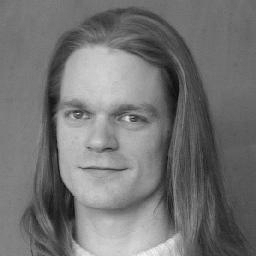
#> input picture Project 2 (Gaussian Filters)/Task 2.2/bauckhage.jpg, 256 x 256 px
$ python task2.py
#> lines starting #> are read from the running program, lines starting #| are printed output that depends on the picture
import cv2 as cv
import numpy as np
from scipy import ndimage


def image_gradient(img, kenel,img_name="img"):
    # convolve the image with gaussian kernel
    blur = ndimage.convolve(img, kernel)

    sobelx = ndimage.sobel(blur, axis=0)
    sobely = ndimage.sobel(blur, axis=1)
    cv.imshow("sobelx", sobelx/ 255)
    cv.imshow("sobely", sobely/ 255)
    # cv.imwrite(img_name + "_sobelx.jpg", np.uint8(sobelx))
    # cv.imwrite(img_name + "_sobely.jpg", np.uint8(sobely))


    gradmag = np.uint8(np.sqrt(sobelx**2 + sobely**2))
    cv.imshow("magnitude", gradmag)
    # cv.imwrite(img_name + "_gradientmagnitude.jpg", gradmag)

    # perform f(x,y) * dg(x,y)
    kernel_sobelx = ndimage.sobel(kernel, axis=0)
    img_sobelx = ndimage.convolve(img, kernel_sobelx)
    cv.imshow("sobel_kernelx",img_sobelx/255)
    # cv.imwrite(img_name + "_sobel_kernelx.jpg", np.uint8(img_sobelx))

    kernel_sobely = ndimage.sobel(kernel, axis=1)
    img_sobely = ndimage.convolve(img, kernel_sobely)

    cv.imshow("sobel_kernely", img_sobely/255)
    # cv.imwrite(img_name + "_sobel_kernely.jpg", np.uint8(img_sobely))
    gradmag_kernelsobel = np.uint8(np.sqrt(img_sobelx**2 + img_sobely**2))
    cv.imshow("gradmag_kernelsobel", gradmag_kernelsobel)
    # cv.imwrite(img_name + "_gradmag_kernelsobel.jpg", np.uint8(gradmag_kernelsobel))

    cv.waitKey(0)


img_bauckhage = cv.imread("./bauckhage.jpg")
#> img_bauckhage is the input picture: shape (256, 256, 3); min 8, max 244, mean 115.4
img_bauckhage = cv.cvtColor(img_bauckhage, cv.COLOR_BGR2GRAY)
#> img_bauckhage: shape (256, 256)
img_bauckhage = np.float32(img_bauckhage)

img_clock = cv.imread("./clock.jpg")
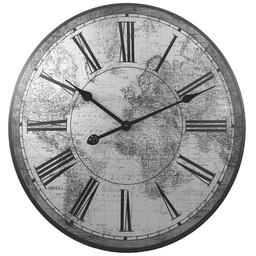
#> input picture Project 2 (Gaussian Filters)/Task 2.2/clock.jpg, 256 x 256 px
#> img_clock is the input picture: shape (256, 256, 3); min 11, max 255, mean 175.6
img_clock = cv.cvtColor(img_clock, cv.COLOR_BGR2GRAY)
#> img_clock: shape (256, 256)
img_clock = np.float32(img_clock)


ksize = 5
kernelx = cv.getGaussianKernel(ksize, -1)
kernely = cv.getGaussianKernel(ksize, -1)
kernel = np.float32(kernelx @ kernely.T)

image_gradient(img_bauckhage, kernel, img_name="img_bauckhage")
#> in image_gradient, `cv.imshow("sobely", sobely/ 255)`:
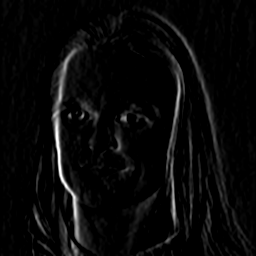
#> window 'sobely': shape (256, 256); min 0, max 255, mean 9.1
image_gradient(img_clock, kernel, img_name="img_clock")
#> call 2 of image_gradient, with kenel = array of shape (5, 5), img_name = 'img_clock'
#> in image_gradient (call 2), `sobelx = ndimage.sobel(blur, axis=0)`:
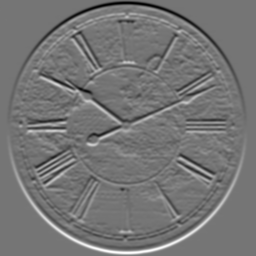
#> sobelx: shape (256, 256) float32; min -462.7, max 541.5, mean 0; drawn with min black and max white
#> in image_gradient (call 2), `sobely = ndimage.sobel(blur, axis=1)`:
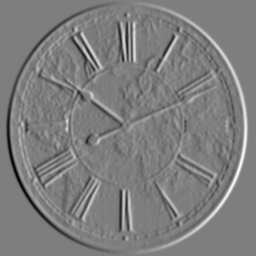
#> sobely: shape (256, 256) float32; min -478.9, max 487.9, mean 0; drawn with min black and max white
#> in image_gradient (call 2), `cv.imshow("sobel_kernelx",img_sobelx/255)`:
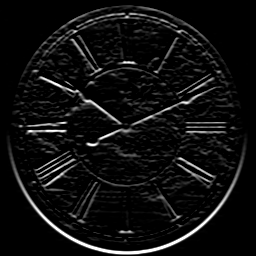
#> window 'sobel_kernelx': shape (256, 256); min 0, max 255, mean 15.5
#> in image_gradient (call 2), `cv.imshow("sobel_kernely", img_sobely/255)`:
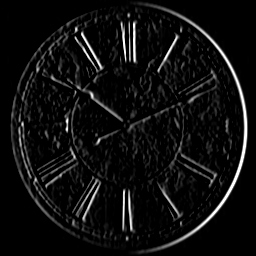
#> window 'sobel_kernely': shape (256, 256); min 0, max 255, mean 14.8
#> in image_gradient (call 2), `gradmag_kernelsobel = np.uint8(np.sqrt(img_sobelx**2 + img_sobely**2))`:
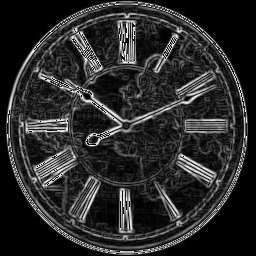
#> gradmag_kernelsobel: shape (256, 256); min 0, max 255, mean 42.6
